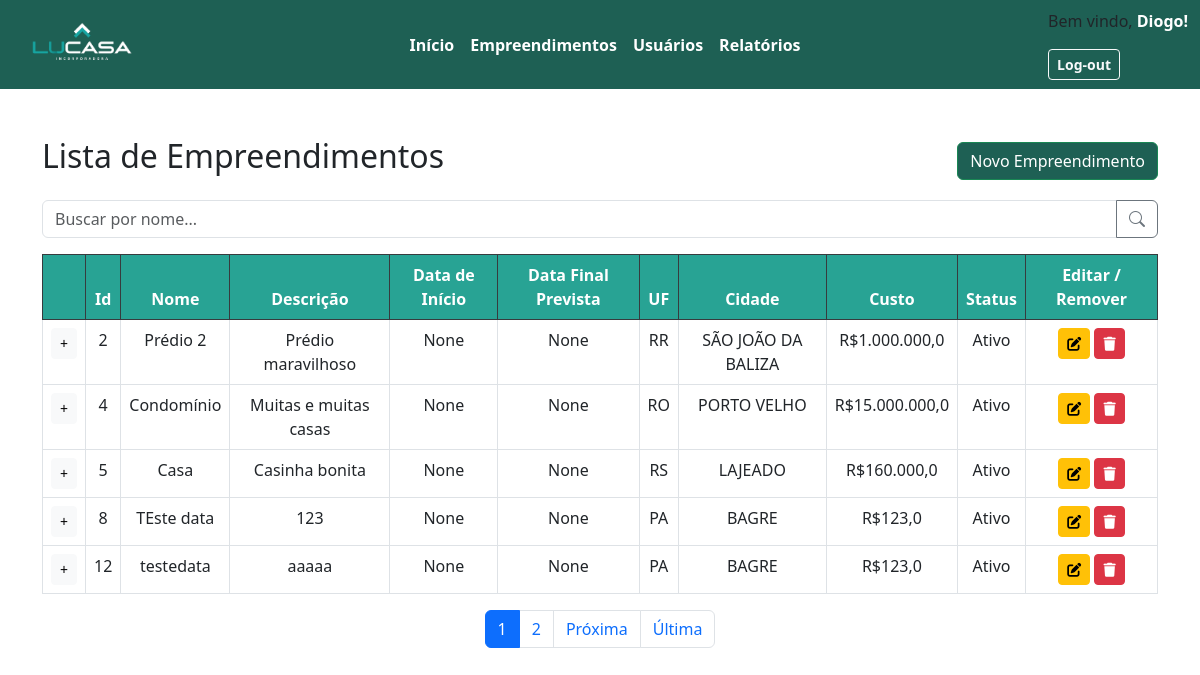
The app's page /listaEmpreendimento/ (signed in), older data.
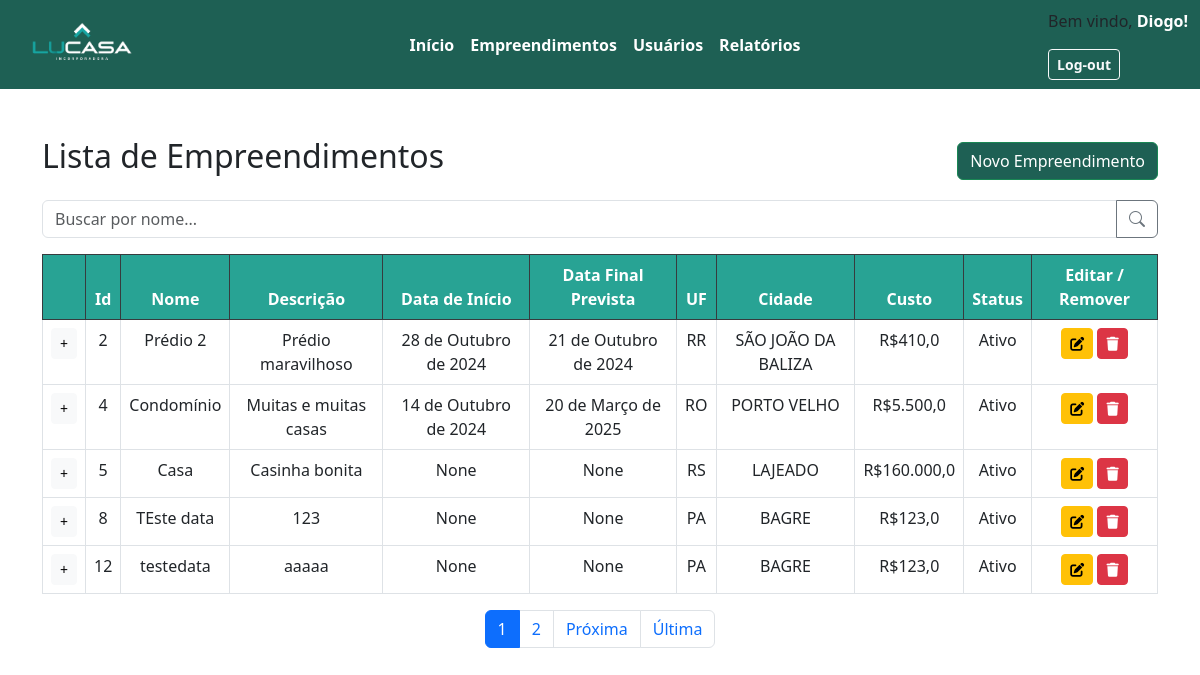
The same page, newer data.
### appteste/models.py (models this page shows)
class Empreendimento(models.Model):
    Nome = models.CharField(max_length=100, default="")
    Descricao = models.TextField(max_length=200)
    Data_inicio = models.DateField(default=datetime.now)
    Data_fim_prevista = models.DateField(default=datetime.now)
    Data_fim = models.DateField(default=datetime.now)
    UF = models.CharField(max_length=2, default="")
    Cidade = models.CharField(max_length=50, default="")
    Valor_total = models.FloatField()
    Ativo = models.BooleanField(default=True)
    Usuario_id = models.IntegerField(default=0)

### appteste/views.py (the view)
# urls.py: path("listaEmpreendimento/", views.listaEmpreendimento, name="listaEmpreendimento"),
def listaEmpreendimento(request):
    emp = Empreendimento.objects.all().filter(Ativo=True)
    paginator = Paginator(emp, 5)  # 5 por página
    page_number = request.GET.get('page')
    page_obj = paginator.get_page(page_number)
    mov_fin = Mov_Financeira.objects.all().filter(A_pagar = True)
    context = {"emp": page_obj, "mov_fin": mov_fin}
    if request.user.is_authenticated:
        return render(request=request, context=context,
                  template_name='appteste/Empreendimento/listaEmpreendimento.html')
    else:
        return redirect('login')

### appteste/models.py (called while the page is built)
    def __str__(self) -> str:
        return self.Descricao

### appteste/templates/appteste/Empreendimento/listaEmpreendimento.html (shortened to what this page needs)
{% extends "appteste/cabecalho.html" %}
{% block content%}
<head>
    {% load static%}
    <link href="{% static 'css/listas.css' %}" rel="stylesheet">
    <link rel="stylesheet"
        href="https://cdnjs.cloudflare.com/ajax/libs/bootstrap-icons/1.10.5/font/bootstrap-icons.min.css">
    <link rel="stylesheet" href="https://cdnjs.cloudflare.com/ajax/libs/font-awesome/6.0.0-beta3/css/all.min.css">
</head>
<body>
    <div class="container mt-5">
        <div class="d-flex justify-content-between align-items-center mb-3">
            <h2>Lista de Empreendimentos</h2>
            <button class="btn btn-success"><a href="../cadEmpreendimento/">Novo Empreendimento</a></button>
        </div>
        <div class="input-group mb-3">
            <input type="text" class="form-control" placeholder="Buscar por nome..." aria-label="Buscar por nome">
            <button class="btn btn-outline-secondary" type="button"><i class="bi bi-search"></i></button>
        </div>
        <table class="table table-bordered table-hover">
            <thead class="table-dark">
                <tr>
                    <th style="background-color: #28A394;"></th>
                    <th style="background-color: #28A394;">Id</th>
                    <th style="background-color: #28A394;">Nome</th>
                    <th style="background-color: #28A394;">Descrição</th>
                    <th style="background-color: #28A394;">Data de Início</th>
                    <th style="background-color: #28A394;">Data Final Prevista</th>
                    <th style="background-color: #28A394;">UF</th>
                    <th style="background-color: #28A394;">Cidade</th>
                    <th style="background-color: #28A394;">Custo</th>
                    <th style="background-color: #28A394;">Status</th>
                    <th style="background-color: #28A394;">Editar / Remover</th>
                </tr>
            </thead>
            <tbody>
                {% for e in emp %}
                <tr>
                    <td><button class="btn btn-light btn-sm" onclick="esconderLinha(this)">+</button></td>
                    <td>{{ e.id }}</td>
                    <td>{{ e.Nome }}</td>
                    <td>{{ e.Descricao }}</td>
                    <td>{{ e.Data_inicio}}</td>
                    <td>{{ e.Data_fim_prevista }}</td>
                    <td>{{ e.UF }}</td>
                    <td>{{ e.Cidade }}</td>
                    <td>R${{ e.Valor_total }}</td>
                    <td>
                        {% if e.Ativo %}
                        Ativo
                        {% else %}
                        Inativo
                        {% endif %}
                    </td>
                    <td>
                        <a href="{% url 'updateEmp' e.id %}" class="btn btn-warning btn-sm"><i class="fas fa-edit"></i></a>
                        <a href="{% url 'deleteEmp' e.id %}" class="btn btn-danger btn-sm"><i class="fas fa-trash"></i></a>
                    </td>
                </tr>
                {% endfor %}
            </tbody>
        </table>
        <div class="d-flex justify-content-center">
            <nav aria-label="Navegação de página">
                <ul class="pagination">
                    {% for i in emp.paginator.page_range %}
                    <li class="page-item {% if emp.number == i %}active{% endif %}">
                        <a class="page-link" href="?page={{ i }}">{{ i }}</a>
                    </li>
                    {% endfor %}
                    {% if emp.has_next %}
                    <li class="page-item"><a class="page-link" href="?page={{ emp.next_page_number }}">Próxima</a></li>
                    <li class="page-item"><a class="page-link" href="?page={{ emp.paginator.num_pages }}">Última</a>
                    </li>
                    {% endif %}
                </ul>
            </nav>
        </div>
    </div>
    {%endblock%}

### appteste/templates/appteste/cabecalho.html (shortened to what this page needs)
<!DOCTYPE html>
<html lang="pt-BR">
<head>
    {% load static %}
    <link href="https://cdn.jsdelivr.net/npm/bootstrap@5.3.0/dist/css/bootstrap.min.css" rel="stylesheet">
    <link href="{% static 'css/cabecalho.css' %}" rel="stylesheet">
</head>
<body>
    <nav class="navbar navbar-expand-lg">
        <div class="container-fluid d-flex justify-content-between align-items-center">
            <a href="{% url 'home' %}" class="Logo">
                <img src="{% static 'imagens/LogoLucasa.png' %}" alt="Logo" class="logo-img">
            </a>
            <div class="collapse navbar-collapse" id="navbarNav">
                <ul class="navbar-nav mx-auto">
                    <li class="nav-item">
                        <a class="nav-link" href="/"><strong>Início</strong></a>
                    </li>
                    <li class="nav-item">
                        <a class="nav-link" href="../listaEmpreendimento/"><strong>Empreendimentos</strong></a>
                    </li>
                    <li class="nav-item">
                        <a class="nav-link" href="../mostrarUsuarios/"><strong>Usuários</strong></a>
                    </li>
                    <li class="nav-item">
                        <a class="nav-link" href="../listaGastos/"><strong>Relatórios</strong></a>
                    </li>
                </ul>
            </div>
            <div>
                {% if user.is_authenticated %}
                    <p>Bem vindo, <strong style="color: white;">{{ user.username }}!</strong></p>
                    <form method="post" action="{% url 'logout' %}">
                        <button type="submit" class="btn btn-outline-light btn-sm"><strong>Log-out</strong></button>
                    </form>
                {% else %}
                    <p style="color: white;">Bem vindo, <strong>visitante!</strong></p>
                    <form method="post" action="{% url 'login' %}">
                        {% csrf_token %}
                        <button type="submit" class="btn btn-outline-light btn-sm"><strong>Log-in</strong></button>
                    </form>
                {% endif %}
            </div>
        </div>
    </nav>
    {% block content %}
    {% endblock %}
</body>
</html>

### appteste/static/css/cabecalho.css (style rules this page uses)
.navbar { background-color: #1e6054; }
.nav-link { color: #ffffff; }
.Logo { display: inline-block; padding: 0; margin: 0; }
.logo-img { max-width: 150px; height: auto; }

### appteste/static/css/listas.css (style rules this page uses)
body { background-color: #ffffff; }
th { text-align: center; }
td { text-align: center; }
.btn-success { background-color: #1e6054; }
a { color: #ffffff; text-decoration: none; }

Row changes from the older to the newer data that the page shows:
changed Empreendimento "Prédio 2": Data_inicio "None" → "28 de Outubro de 2024"; Data_fim_prevista "None" → "21 de Outubro de 2024"; Valor_total "1.000.000,0" → "410,0"
changed Empreendimento "Condomínio": Data_inicio "None" → "14 de Outubro de 2024"; Data_fim_prevista "None" → "20 de Março de 2025"; Valor_total "15.000.000,0" → "5.500,0"
